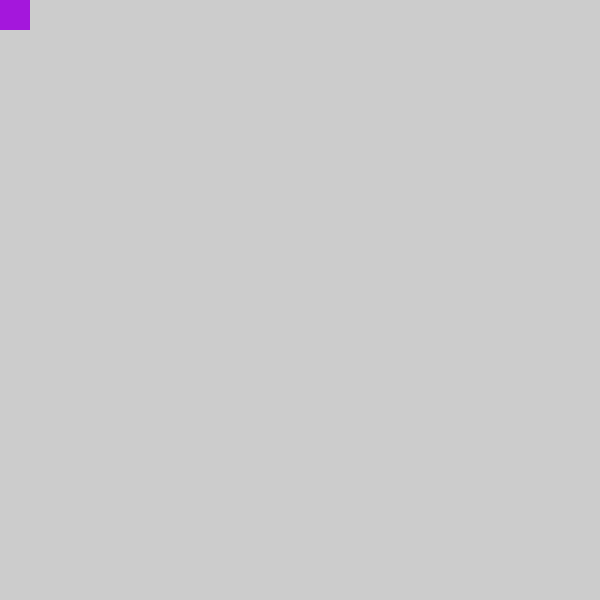
Frame 1 (no input)
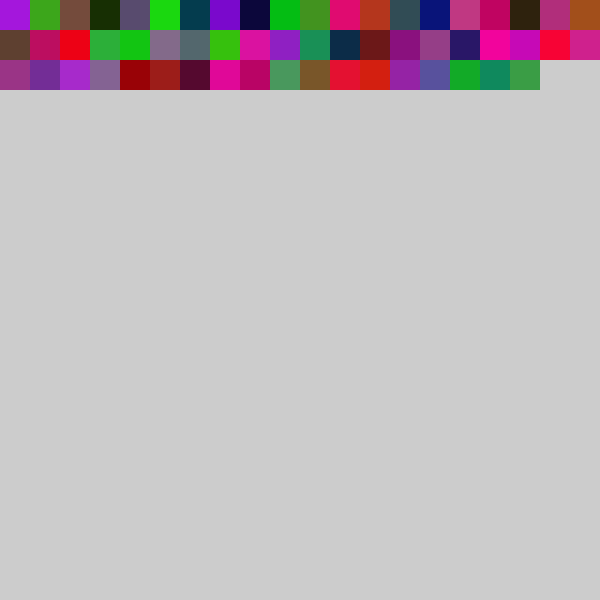
Frame 60 (the mouse pressed at the canvas centre just before this capture)
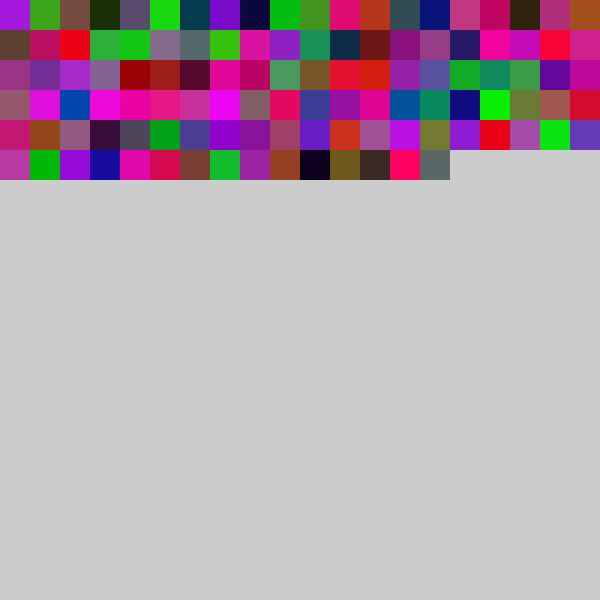
Frame 120 (the mouse held since frame 60 and released just before this capture)

The Processing sketch that drew these frames (run headless with seeded random() and noise(); from frame 60 on, the mouse is pressed at the canvas centre):

// Processing sketch: processing_62395
// ── processing_62395.pde



int x,y; // coordenadas punto
float r,g,b;// colores
int cuad; // tamaño de los cuadrados

void setup(){
  
  size(600, 600);
  //background(0);
  x= 0;
  y= 0;
  cuad = 30; //tamaño de los cuadrados
}


void draw(){
    if (x < width){
  
    r= random (255);
    g= random (255-r);
    b= random (255-g);

    noStroke();
    fill(r,g,b);
    rect(x, y, cuad, cuad); // dibujo cuadrado
    
    x += cuad;
        
    } else {
        x=0;
        y+=cuad;
}
}
